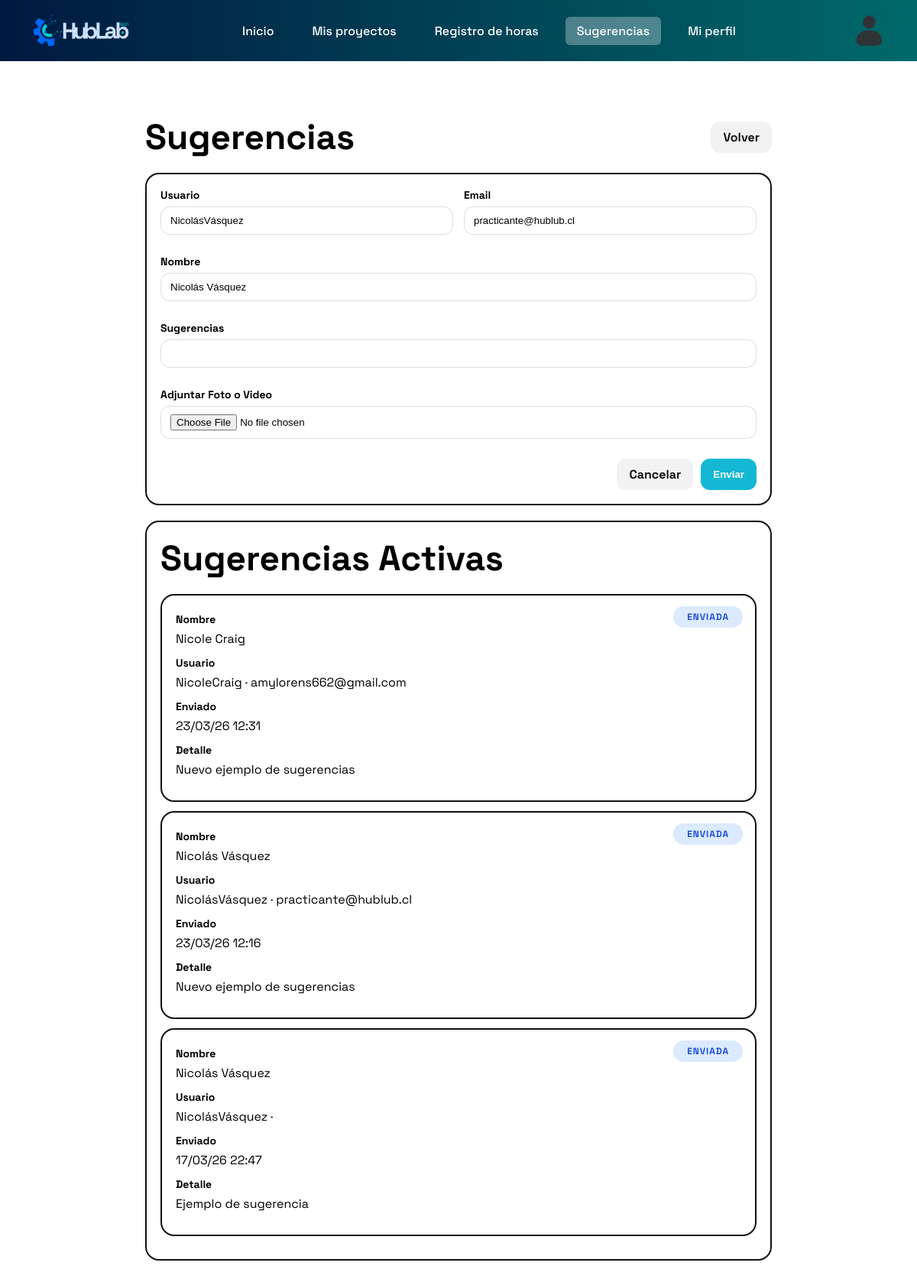
Before: /sugerencias/ (signed in) with the older database file.
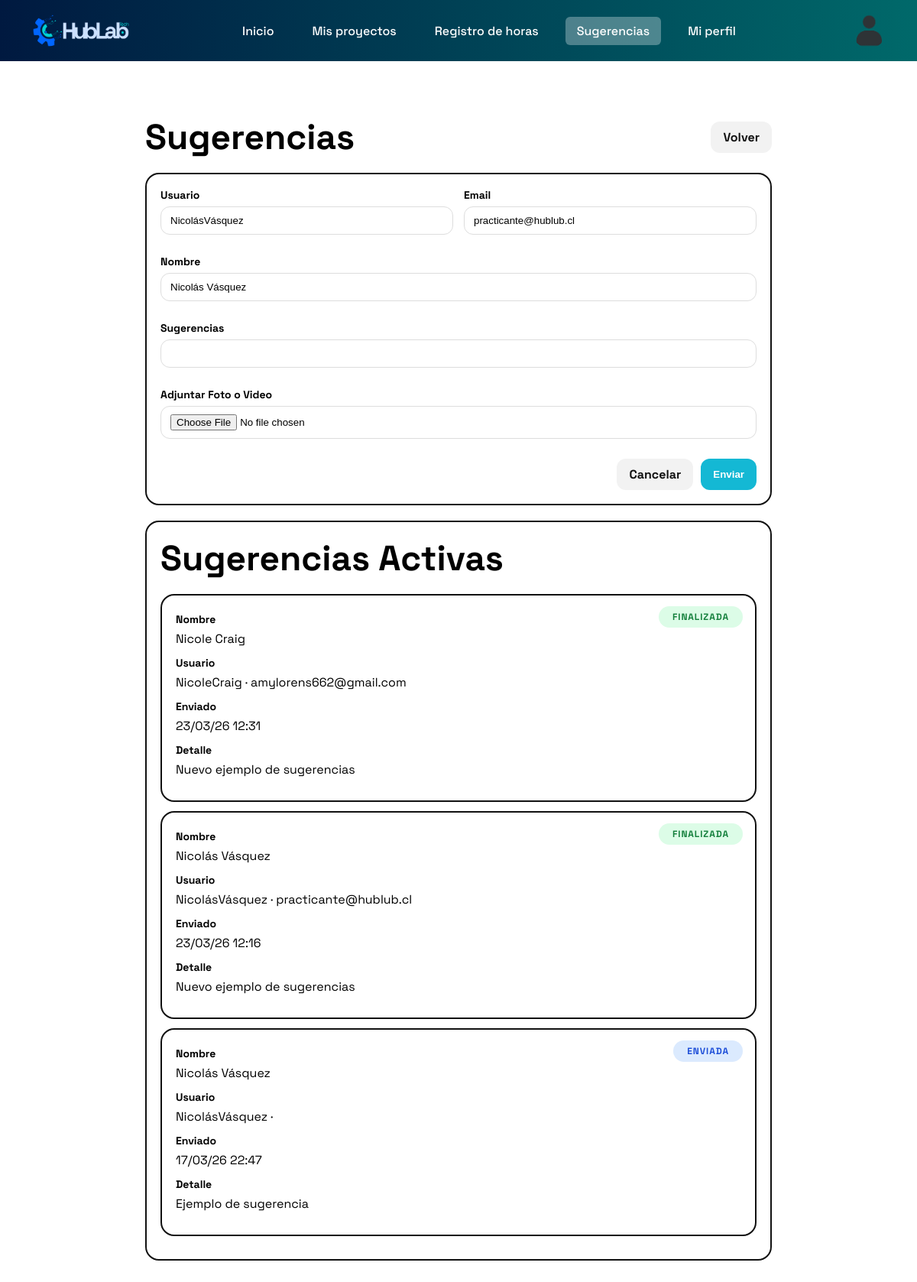
After: the same page with the newer database file.
### core/models.py (models this page shows, shortened)
class Sugerencia(models.Model):
    ESTADO_CHOICES = [
        ("enviada", "Enviada"),
        ("leida", "Leida"),
        ("finalizada", "Finalizada"),
    ]
    usuario = models.ForeignKey(User, on_delete=models.CASCADE)
    nombre = models.CharField(max_length=255)
    email = models.EmailField()
    texto = models.TextField()
    creado_en = models.DateTimeField(auto_now_add=True)
    estado = models.CharField(
        max_length=20,
        choices=ESTADO_CHOICES,
        default="enviada",
    )
    archivo_adjunto = models.FileField(
        upload_to="sugerencias_multimedia/",
        null=True,
        blank=True
    )

### core/views.py (the view)
# urls.py: path("sugerencias/", sugerencias, name="sugerencias"),
@login_required
def sugerencias(request):
    usuario = request.user
    error = None
    sugerencias_qs = Sugerencia.objects.all().order_by("-creado_en")
    if request.method == "POST":
        form = SugerenciaForm(request.POST, request.FILES)
        if form.is_valid():
            sugerencias_txt = form.cleaned_data["sugerencias"]
            archivo = request.FILES.get("archivo_adjunto")
            Sugerencia.objects.create(
                usuario=usuario,
                nombre=f"{usuario.first_name} {usuario.last_name}".strip() or usuario.username,
                email=usuario.email,
                texto=sugerencias_txt,
                archivo_adjunto=archivo,
            )
            messages.success(request, "¡Gracias! Tu sugerencia fue enviada correctamente.")
            return redirect("sugerencias")
        else:
            error = form.errors.get("sugerencias", ["Entrada inválida."])[0]
    else:
        form = SugerenciaForm()
    return render(request, "sugerencias.html", {
        "usuario": usuario,
        "error": error,
        "form": form,
        "sugerencias_list": sugerencias_qs,
    })

### core/forms.py (shortened to what this page needs)
class SugerenciaForm(forms.Form):
    sugerencias = forms.CharField(
        label="Sugerencias",
        widget=forms.Textarea(attrs={"rows": 3}),
        max_length=2000,
        required=True,
    )

### core/context_processors.py (called while the page is built)
def _get_practicante(request):
    if not request.user.is_authenticated or request.user.is_superuser:
        return None
    return Practicante.objects.filter(user=request.user).first()

def navbar_avatar(request):
    avatar_url = None
    if request.user.is_authenticated:
        if request.user.is_superuser:
            perfil = _get_perfil_admin(request)
            if perfil and getattr(perfil, "foto_perfil", None):
                avatar_url = perfil.foto_perfil.url
        else:
            pract = _get_practicante(request)
            if pract and getattr(pract, "foto_perfil", None):
                avatar_url = pract.foto_perfil.url
    return {"navbar_avatar_url": avatar_url}

def es_controller(request):
    pract = _get_practicante(request)
    es_ctrl = bool(pract and pract.es_controller)
    return {"es_controller": es_ctrl}

def es_admin_path(request):
    path_actual = request.path or ""
    return {"es_admin_path": path_actual.startswith("/panel/")}

### core/templates/sugerencias.html (shortened to what this page needs)
{% extends "base.html" %}
{% block content %}
<div class="wrap">
  <div class="top">
    <h1>Sugerencias</h1>
    <a class="btn btn-ghost" href="{% url 'perfil' %}">Volver</a>
  </div>
  <form method="POST" enctype="multipart/form-data">
    <div class="card">
      <div class="grid">
        <div class="row">
          <label>Usuario</label>
          <input type="text" name="username" value="{{ usuario.username }}" readonly>
        </div>
        <div class="row">
          <label>Email</label>
          <input type="email" name="email" value="{{ usuario.email }}" readonly>
        </div>
        <div class="row row-full">
          <label>Nombre</label>
          <input type="text" name="first_name" value="{{ usuario.first_name }} {{ usuario.last_name }}" readonly>
        </div>
        <div class="row row-full">
          <label>Sugerencias</label>
          <input type="text" name="sugerencias" value="{{ form.sugerencias.value|default_if_none:'' }}">
        </div>
        <div class="row row-full">
          <label>Adjuntar Foto o Video </label>
          <input type="file" name="archivo_adjunto" accept="image/*,video/*" style="background: #fff; cursor: pointer;">
        </div>
      </div>
      <div class="actions">
        <a class="btn btn-ghost" href="{% url 'perfil' %}">Cancelar</a>
        <button class="btn" type="submit">Enviar</button>
      </div>
    </div>
  </form>
  <div class="card" style="margin-top:20px;">
    <div class="top">
      <h1>{{ "Sugerencias Activas" }}</h1>
    </div>
    {% if sugerencias_list %}
      {% for s in sugerencias_list %}
        <div class="row">
          <div class="card card-sugerencia">
            {% if request.user.is_superuser %}
              <form method="POST" action="{% url 'sugerencia_cambiar_estado' s.id %}" style="display:inline;">
                {% csrf_token %}
                <input type="hidden" name="estado" id="next-{{ s.id }}"
                  value="{% if s.estado == 'enviada' %}leida{% elif s.estado == 'leida' %}finalizada{% else %}enviada{% endif %}">
                <button
                  type="submit"
                  class="estado-btn estado-{{ s.estado }}"
                  title="Clic para avanzar al siguiente estado"
                >
                  {{ s.get_estado_display }}
                </button>
              </form>
            {% else %}
              <span class="estado-btn estado-{{ s.estado }}">
                {{ s.get_estado_display }}
              </span>
            {% endif %}
            <div class="row">
              <label>Nombre</label>
              <div>{{ s.nombre }} </div>
            </div>
            <div class="row">
              <label>Usuario</label>
              <div>{{ s.usuario.username }} · {{ s.email }}</div>
            </div>
            <div class="row">
              <label>Enviado</label>
              <div>{{ s.creado_en|date:"d/m/y H:i" }}</div>
            </div>
            <div class="row row-full">
              <label>Detalle</label>
              <div>{{ s.texto|linebreaksbr }}</div>
            </div>
          </div>
        </div>
      {% endfor %}
    {% else %}
      <div class="hint">No hay sugerencias para mostrar.</div>
    {% endif %}
  </div>
</div>
{% endblock %}

Changed rows visible on the page:
changed Sugerencia "Nicole Craig": estado "ENVIADA" → "FINALIZADA"
changed Sugerencia "practicante@hublub.cl": estado "ENVIADA" → "FINALIZADA"
